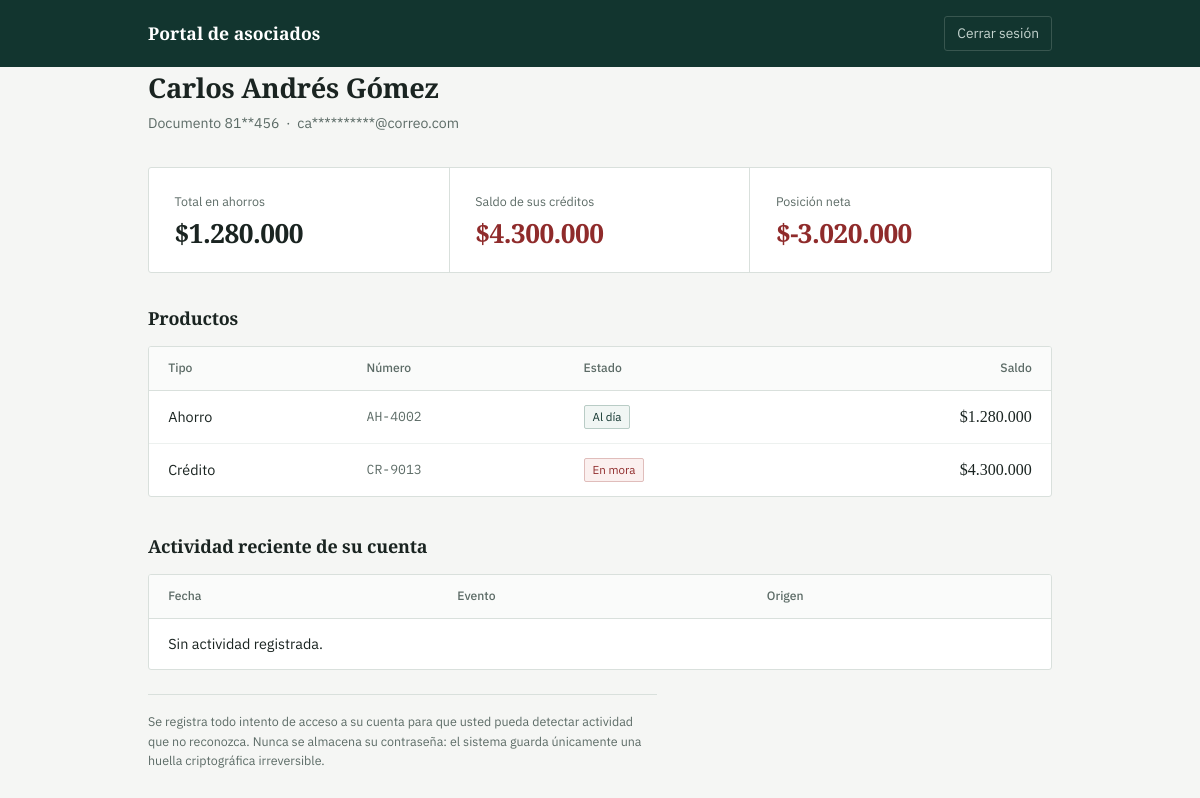
The page /panel (signed in) on the database its author committed.
### tables this page shows
CREATE TABLE asociados (
    id_asociado        INTEGER PRIMARY KEY AUTOINCREMENT,
    cedula             TEXT NOT NULL UNIQUE,
    nombre             TEXT NOT NULL,
    usuario            TEXT NOT NULL UNIQUE,
    correo             TEXT NOT NULL UNIQUE,
    password_hash      TEXT NOT NULL,
    estado             TEXT NOT NULL DEFAULT 'ACTIVO'
                            CHECK (estado IN ('ACTIVO','INACTIVO','BLOQUEADO')),
    intentos_fallidos  INTEGER NOT NULL DEFAULT 0,
    bloqueado_hasta    TEXT,
    ultimo_acceso      TEXT,
    fecha_creacion     TEXT NOT NULL DEFAULT (datetime('now','localtime'))
);

CREATE TABLE productos (
    id_producto   INTEGER PRIMARY KEY AUTOINCREMENT,
    id_asociado   INTEGER NOT NULL,
    tipo          TEXT NOT NULL CHECK (tipo IN ('AHORRO','CREDITO')),
    numero        TEXT NOT NULL UNIQUE,
    saldo         REAL NOT NULL DEFAULT 0,
    estado        TEXT NOT NULL DEFAULT 'VIGENTE'
                       CHECK (estado IN ('VIGENTE','CANCELADO','MORA')),
    FOREIGN KEY (id_asociado)
        REFERENCES asociados (id_asociado)
        ON DELETE CASCADE
);

### app.py (the view)
@app.route("/panel")
@login_requerido
def panel():
    id_asociado = session["id_asociado"]
    asociado = db.obtener_asociado_por_id(id_asociado)
    if asociado is None:
        session.clear()
        flash("La sesión ya no es válida.", "error")
        return redirect(url_for("login"))
    resumen = db.obtener_resumen_financiero(id_asociado)
    productos = db.obtener_productos(id_asociado)
    eventos = db.obtener_ultimos_eventos(id_asociado, 5)
    return render_template(
        "panel.html",
        asociado=asociado,
        cedula_enmascarada=auth.enmascarar_cedula(asociado["cedula"]),
        correo_enmascarado=auth.enmascarar_correo(asociado["correo"]),
        resumen=resumen,
        productos=productos,
        eventos=eventos,
        posicion_neta=resumen["total_ahorros"] - resumen["total_deuda"],
    )

### app.py (called while the page is built)
def login_requerido(vista):
    @wraps(vista)
    def envoltura(*args, **kwargs):
        if "id_asociado" not in session:
            flash("Debe iniciar sesión para acceder a esta sección.", "aviso")
            return redirect(url_for("login"))
        return vista(*args, **kwargs)
    return envoltura

@app.before_request
def renovar_sesion():
    session.permanent = True
    app.permanent_session_lifetime = timedelta(minutes=15)

@app.after_request
def cabeceras_seguridad(respuesta):
    respuesta.headers["X-Content-Type-Options"] = "nosniff"
    respuesta.headers["X-Frame-Options"] = "DENY"       # clickjacking
    respuesta.headers["Referrer-Policy"] = "same-origin"
    respuesta.headers["Cache-Control"] = "no-store"     # datos privados
    return respuesta

@app.template_filter("pesos")
def formato_pesos(valor):
    return f"${valor:,.0f}".replace(",", ".")

### auth.py (called while the page is built)
def enmascarar_cedula(cedula):
    if not cedula or len(cedula) < 5:
        return "****"
    return f"{cedula[:2]}{'*' * (len(cedula) - 5)}{cedula[-3:]}"

def enmascarar_correo(correo):
    if not correo or "@" not in correo:
        return "****"
    usuario, dominio = correo.split("@", 1)
    if len(usuario) <= 2:
        return f"{usuario[0]}***@{dominio}"
    return f"{usuario[:2]}{'*' * (len(usuario) - 2)}@{dominio}"

### database.py (called while the page is built)
@contextmanager
def obtener_conexion():
    conexion = sqlite3.connect(RUTA_DB)
    conexion.row_factory = sqlite3.Row      # acceso por nombre de columna
    conexion.execute("PRAGMA foreign_keys = ON")   # SQLite las trae apagadas
    try:
        yield conexion
        conexion.commit()
    except sqlite3.Error:
        conexion.rollback()
        raise
    finally:
        conexion.close()

def obtener_asociado_por_id(id_asociado):
    consulta = """
        SELECT id_asociado, cedula, nombre, usuario, correo, estado, ultimo_acceso
        FROM asociados
        WHERE id_asociado = ?
    """
    with obtener_conexion() as conexion:
        return conexion.execute(consulta, (id_asociado,)).fetchone()

def obtener_productos(id_asociado):
    consulta = """
        SELECT tipo, numero, saldo, estado
        FROM productos
        WHERE id_asociado = ?
        ORDER BY tipo, numero
    """
    with obtener_conexion() as conexion:
        return conexion.execute(consulta, (id_asociado,)).fetchall()

### templates/panel.html (shortened to what this page needs)
{% extends "base.html" %}
{% block contenido %}
<header class="barra">
    <div class="contenedor barra__interior">
        <div class="barra__marca">Portal de asociados</div>
        <a class="barra__salir" href="{{ url_for('logout') }}">Cerrar sesión</a>
    </div>
</header>
<main class="contenedor">
    <div class="saludo">
        <h1>{{ asociado['nombre'] }}</h1>
        <p>
            Documento {{ cedula_enmascarada }} &nbsp;·&nbsp; {{ correo_enmascarado }}
        </p>
    </div>
    <div class="resumen">
        <div class="resumen__dato">
            <p class="resumen__etiqueta">Total en ahorros</p>
            <div class="resumen__valor">{{ resumen['total_ahorros'] | pesos }}</div>
        </div>
        <div class="resumen__dato">
            <p class="resumen__etiqueta">Saldo de sus créditos</p>
            <div class="resumen__valor resumen__valor--deuda">{{ resumen['total_deuda'] | pesos }}</div>
        </div>
        <div class="resumen__dato">
            <p class="resumen__etiqueta">Posición neta</p>
            <div class="resumen__valor {{ 'resumen__valor--positivo' if posicion_neta >= 0 else 'resumen__valor--deuda' }}">
                {{ posicion_neta | pesos }}
            </div>
        </div>
    </div>
    <section class="seccion">
        <h2>Productos</h2>
        <div class="tarjeta tabla-scroll">
            <table>
                <thead>
                    <tr>
                        <th>Tipo</th>
                        <th>Número</th>
                        <th>Estado</th>
                        <th style="text-align:right">Saldo</th>
                    </tr>
                </thead>
                <tbody>
                {% for p in productos %}
                    <tr>
                        <td>{{ 'Ahorro' if p['tipo'] == 'AHORRO' else 'Crédito' }}</td>
                        <td class="mono">{{ p['numero'] }}</td>
                        <td>
                            <span class="etiqueta etiqueta--{{ 'mora' if p['estado'] == 'MORA' else 'vigente' }}">
                                {{ 'En mora' if p['estado'] == 'MORA' else 'Al día' }}
                            </span>
                        </td>
                        <td class="num">{{ p['saldo'] | pesos }}</td>
                    </tr>
                {% else %}
                    <tr><td colspan="4">No tiene productos registrados.</td></tr>
                {% endfor %}
                </tbody>
            </table>
        </div>
    </section>
    <section class="seccion">
        <h2>Actividad reciente de su cuenta</h2>
        <div class="tarjeta tabla-scroll">
            <table>
                <thead>
                    <tr>
                        <th>Fecha</th>
                        <th>Evento</th>
                        <th>Origen</th>
                    </tr>
                </thead>
                <tbody>
                {% for e in eventos %}
                    <tr>
                        <td class="mono">{{ e['fecha_evento'] }}</td>
                        <td>
                            {% if e['evento'] == 'LOGIN_EXITOSO' %}Ingreso exitoso
                            {% elif e['evento'] == 'LOGIN_FALLIDO' %}Intento fallido
                            {% elif e['evento'] == 'CUENTA_BLOQUEADA' %}Cuenta bloqueada
                            {% elif e['evento'] == 'LOGOUT' %}Cierre de sesión
                            {% else %}{{ e['evento'] }}{% endif %}
                        </td>
                        <td class="mono">{{ e['ip_origen'] or '—' }}</td>
                    </tr>
                {% else %}
                    <tr><td colspan="3">Sin actividad registrada.</td></tr>
                {% endfor %}
                </tbody>
            </table>
        </div>
        <p class="nota-privacidad">
            Se registra todo intento de acceso a su cuenta para que usted pueda
            detectar actividad que no reconozca. Nunca se almacena su contraseña:
            el sistema guarda únicamente una huella criptográfica irreversible.
        </p>
    </section>
</main>
{% endblock %}

### static/css/estilos.css (style rules this page uses)
:root { --petroleo: #12352F; --petroleo-claro: #1D4A42; --laton: #9A7B3F; --superficie: #F5F6F4; --blanco: #FFFFFF; --borde: #D9E0DC; --texto: #1A2421; --texto-suave: #5C6B66; --alerta: #8F2B2B; --alerta-fondo: #FBF0EF; --aviso-fondo: #EEF3F1; --radio: 3px; }
*, *::before, *::after { box-sizing: border-box; }
body { margin: 0; font-family: "IBM Plex Sans", -apple-system, BlinkMacSystemFont, "Segoe UI", Roboto, sans-serif; font-size: 15px; line-height: 1.55; color: var(--texto); background: var(--superficie); -webkit-font-smoothing: antialiased; }
h1, h2, h3 { font-family: "Source Serif 4", Georgia, "Times New Roman", serif; font-weight: 600; margin: 0; letter-spacing: -0.01em; }
a { color: var(--petroleo); }
.barra { background: var(--petroleo); color: var(--blanco); padding: 1rem 0; }
.contenedor { width: 100%; max-width: 960px; margin: 0 auto; padding: 0 1.75rem; }
.barra__interior { display: flex; align-items: center; justify-content: space-between; gap: 1rem; }
.barra__marca { font-family: "Source Serif 4", Georgia, serif; font-size: 1.1rem; font-weight: 600; }
.barra__salir { color: #C6D5D0; font-size: 0.86rem; text-decoration: none; padding: 0.35rem 0.75rem; border: 1px solid #38564F; border-radius: var(--radio); }
main { padding: 2.5rem 0 4rem; }
.saludo { margin-bottom: 2rem; }
.saludo h1 { font-size: 1.7rem; }
.saludo p { color: var(--texto-suave); font-size: 0.88rem; margin: 0.3rem 0 0; }
.resumen { display: grid; grid-template-columns: repeat(3, 1fr); background: var(--blanco); border: 1px solid var(--borde); border-radius: var(--radio); margin-bottom: 2rem; }
.resumen__dato { padding: 1.5rem 1.6rem; border-right: 1px solid var(--borde); }
.resumen__dato:last-child { border-right: none; }
.resumen__etiqueta { font-size: 0.78rem; color: var(--texto-suave); margin: 0 0 0.45rem; }
.resumen__valor { font-family: "Source Serif 4", Georgia, serif; font-size: 1.65rem; font-weight: 600; letter-spacing: -0.02em; line-height: 1.1; }
.resumen__valor--deuda { color: var(--alerta); }
.seccion { margin-bottom: 2.25rem; }
.seccion > h2 { font-size: 1.12rem; margin-bottom: 0.85rem; }
.tarjeta { background: var(--blanco); border: 1px solid var(--borde); border-radius: var(--radio); overflow: hidden; }
table { width: 100%; border-collapse: collapse; }
th { text-align: left; font-size: 0.76rem; font-weight: 500; color: var(--texto-suave); padding: 0.75rem 1.2rem; border-bottom: 1px solid var(--borde); background: #FAFBFA; }
td { padding: 0.85rem 1.2rem; border-bottom: 1px solid #EDF1EF; font-size: 0.9rem; }
tr:last-child td { border-bottom: none; }
.num { text-align: right; font-family: "Source Serif 4", Georgia, serif; font-size: 1rem; font-variant-numeric: tabular-nums; }
.etiqueta { display: inline-block; font-size: 0.72rem; padding: 0.15rem 0.5rem; border-radius: 2px; border: 1px solid; }
.etiqueta--vigente { color: var(--petroleo); border-color: #B9CCC6; background: #F1F6F4; }
.etiqueta--mora { color: var(--alerta); border-color: #E0BDBB; background: var(--alerta-fondo); }
.mono { font-family: "IBM Plex Mono", Consolas, monospace; font-size: 0.82rem; color: var(--texto-suave); }
.nota-privacidad { font-size: 0.78rem; color: var(--texto-suave); margin: 1.5rem 0 0; padding-top: 1.1rem; border-top: 1px solid var(--borde); max-width: 68ch; }

### rows shown on the page
asociados: nombre "Carlos Andrés Gómez"
productos: tipo "Ahorro", numero "AH-4002", estado "Al día", saldo|pesos "$1.280.000"
productos: tipo "Crédito", numero "CR-9013", estado "En mora", saldo|pesos "$4.300.000"

### other values the page prints
{{ cedula_enmascarada }} "81**456"
{{ correo_enmascarado }} "ca**********@correo.com"
{{ resumen['total_ahorros'] | pesos }} "$1.280.000"
{{ resumen['total_deuda'] | pesos }} "$4.300.000"
{{ posicion_neta | pesos }} "$-3.020.000"
